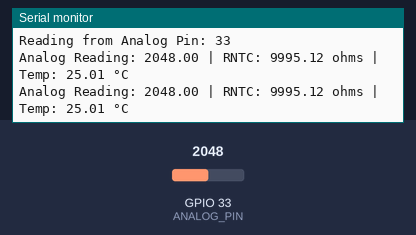
Simulated run of this sketch. Board: ESP32. Parts: the last lines printed to the serial monitor. The inputs (shaded band) are chosen by the test bench; at power-on: GPIO 33 (ANALOG_PIN) = 2048.

Above: at 1.3 s.
1.4 s: GPIO 33 (ANALOG_PIN) set to 0
At 2.9 s:
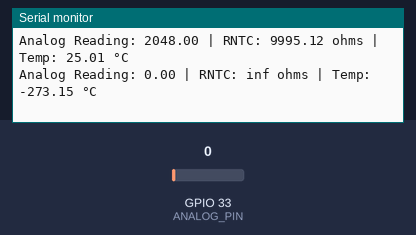
4.4 s: GPIO 33 (ANALOG_PIN) set to 4095
At 6.5 s:
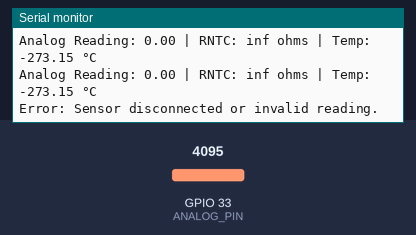

The sketch:

temperature.ino
```cpp
// --- 1. CONFIGURATION: NTC PHYSICAL CONSTANTS ---
// These values are specific to your NTC Thermistor. Check the datasheet!
const float NOMINAL_RESISTANCE = 10000;   // R0: Resistance at 25C (in ohms)
const float NOMINAL_TEMPERATURE = 25;     // T0: Temperature for NOMINAL_RESISTANCE (in Celsius)
const float B_VALUE = 3977;               // B-parameter (BETA value) of the thermistor
const float SERIES_RESISTOR = 10000;      // R_series: The value of the fixed resistor in the voltage divider (in ohms)

// --- 2. CONFIGURATION: HARDWARE CONSTANTS ---
const int ANALOG_PIN = 33;                // The analog pin on the ESP32 where the voltage divider output is connected
const float V_REF = 3.3;                  // Reference voltage (Vcc) for the sensor circuit (ESP32 is typically 3.3V)

// --- 3. CONFIGURATION: ADC CONSTANTS (ESP32 Specific) ---
const int ADC_RESOLUTION = 4095;          // ESP32's ADC is 12-bit (0 to 4095)

// --- 4. CALCULATION CONSTANTS ---
// Convert the nominal temperature from Celsius to Kelvin for the Steinhart-Hart B-parameter equation
const float KELVIN_OFFSET = 273.15;
const float NOMINAL_TEMP_K = NOMINAL_TEMPERATURE + KELVIN_OFFSET;


void setup() {
  Serial.begin(115200);
  delay(100);
  Serial.println("--- NTC Thermistor Reader Initialized ---");
  Serial.print("Reading from Analog Pin: ");
  Serial.println(ANALOG_PIN);
}

void loop() {
  // Read the analog value from the pin
  // For better stability, take an average of multiple readings
  float analog_value = 0;
  int num_readings = 10;
  for (int i = 0; i < num_readings; i++) {
    analog_value += analogRead(ANALOG_PIN);
    delay(1); // Small delay between readings
  }
  analog_value /= num_readings;

  // --- STEP 1: Calculate the voltage at the analog pin ---
  // The analog reading is converted back to a voltage
  float voltage = analog_value * (V_REF / ADC_RESOLUTION);

  // --- STEP 2: Calculate the NTC Resistance (RNTC) ---
  // R_NTC = R_series * ( (V_ref / V_out) - 1 )
  // This uses the voltage divider equation rearranged to solve for R_NTC
  float rntc = SERIES_RESISTOR * ( (V_REF / voltage) - 1 );

  // Guard against division by zero or negative resistance if sensor is unplugged
  if (rntc <= 0) {
    Serial.println("Error: Sensor disconnected or invalid reading.");
    delay(2000);
    return;
  }

  // --- STEP 3: Apply the Steinhart-Hart B-parameter Equation ---
  // 1/T = 1/T0 + (1/B) * ln(RNTC / R0)
  float steinhart;

  // First term: 1/T0
  steinhart = 1.0 / NOMINAL_TEMP_K;

  // Second term: (1/B) * ln(RNTC / R0)
  steinhart += (1.0 / B_VALUE) * log(rntc / NOMINAL_RESISTANCE);

  // The result is 1/T_kelvin, so we invert it to get T_kelvin
  float temperature_k = 1.0 / steinhart;

  // --- STEP 4: Convert Kelvin to Celsius ---
  float temperature_c = temperature_k - KELVIN_OFFSET;

  // --- Print Results ---
  Serial.print("Analog Reading: ");
  Serial.print(analog_value);
  Serial.print(" | RNTC: ");
  Serial.print(rntc);
  Serial.print(" ohms | Temp: ");
  Serial.print(temperature_c, 2); // Print with 2 decimal places
  Serial.println(" °C");

  delay(1000); // Wait one second before the next reading
}
```

Measured:
- after the input at 1.4 s, the serial monitor: prints a new line after 0.73 s (image 1)
- after the input at 4.4 s, the serial monitor: prints a new line after 0.77 s (image 2)
